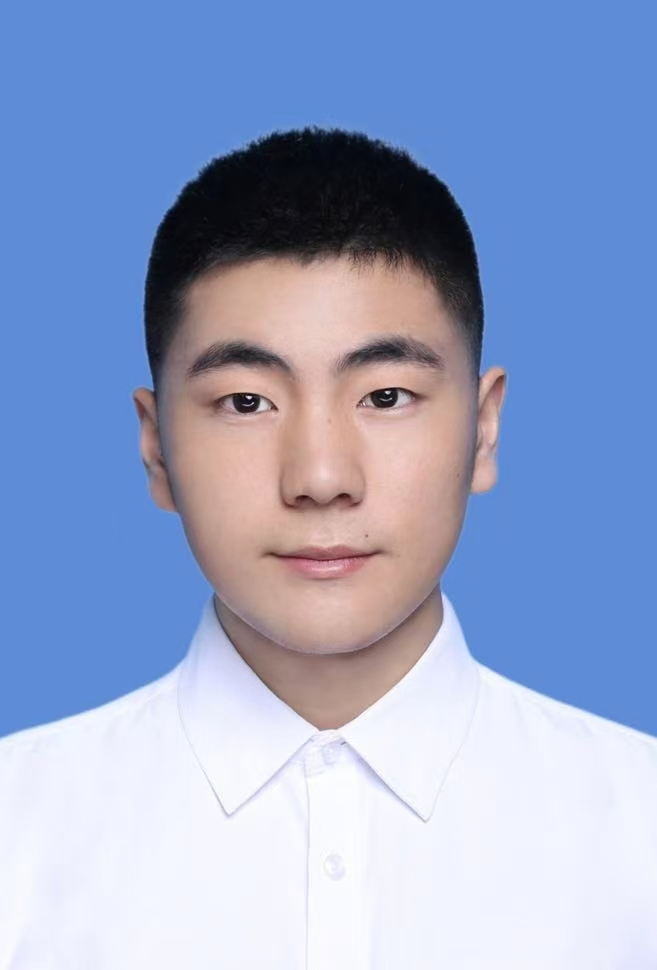
#> input picture img/1.jpg, 657 x 970 px
$ python rotate.py
#> lines starting #> are read from the running program, lines starting #| are printed output that depends on the picture
import cv2
import numpy as np

img = cv2.imread('./img/1.jpg')
#> img is the input picture: shape (970, 657, 3); mean B, G, R 200.3, 163.8, 148.6
# 旋转90 度
new_img = cv2.rotate(img, cv2.ROTATE_90_CLOCKWISE)
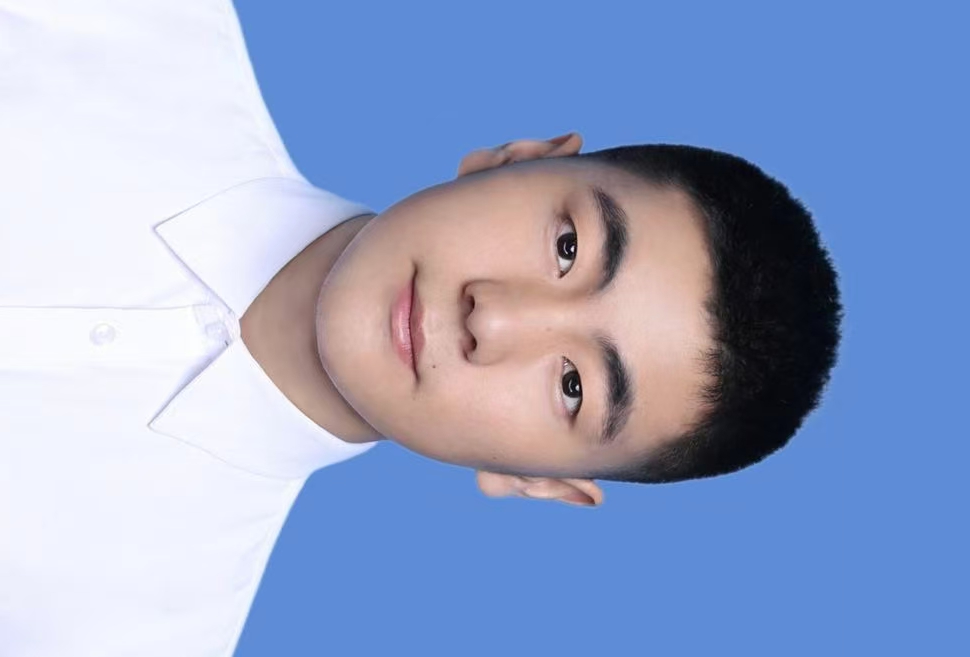
#> new_img: shape (657, 970, 3); mean B, G, R 200.3, 163.8, 148.6
# 旋转180 度
new_img2 = cv2.rotate(img, cv2.ROTATE_180)
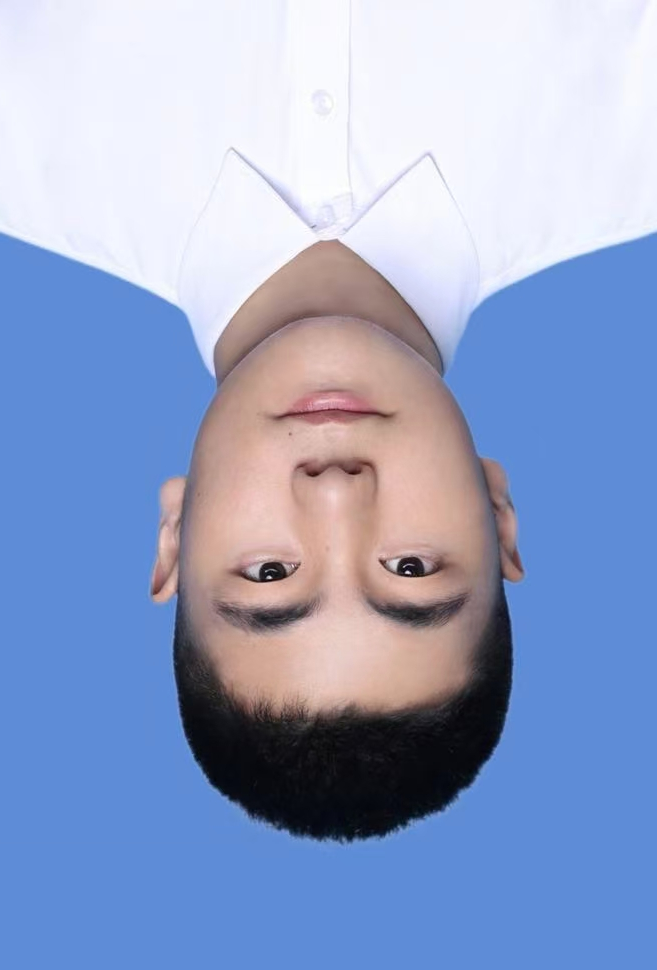
#> new_img2: shape (970, 657, 3); mean B, G, R 200.3, 163.8, 148.6

cv2.imshow("img", img)
cv2.imshow("new_img", new_img)
cv2.imshow("new_img2", new_img2)
cv2.waitKey(0)
cv2.destroyAllWindows()
